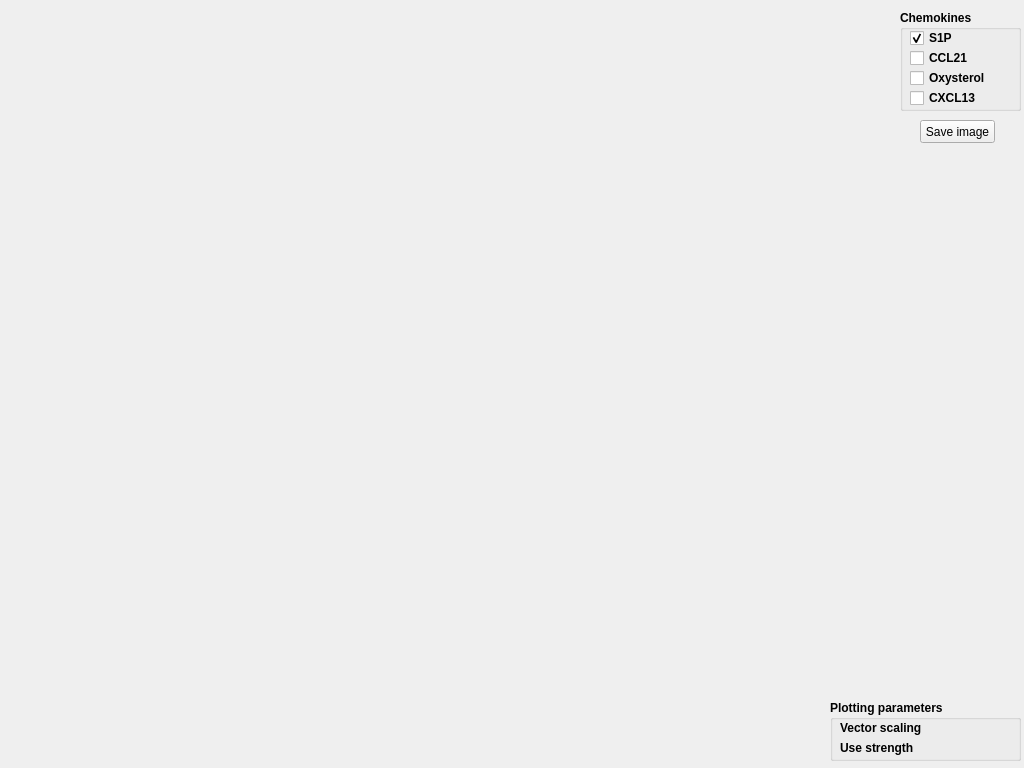
<?xml version="1.0" encoding="UTF-8"?>
<ui version="4.0">
 <class>SimpleView3D</class>
 <widget class="QMainWindow" name="SimpleView3D">
  <property name="geometry">
   <rect>
    <x>0</x>
    <y>0</y>
    <width>1024</width>
    <height>768</height>
   </rect>
  </property>
  <property name="windowTitle">
   <string>SimpleView</string>
  </property>
  <widget class="QWidget" name="centralwidget">
   <widget class="QVTKWidget" name="qvtkWidget_gradient" native="true">
    <property name="geometry">
     <rect>
      <x>7</x>
      <y>7</y>
      <width>768</width>
      <height>768</height>
     </rect>
    </property>
   </widget>
   <widget class="QGroupBox" name="groupBox_plot">
    <property name="geometry">
     <rect>
      <x>830</x>
      <y>700</y>
      <width>191</width>
      <height>61</height>
     </rect>
    </property>
    <property name="font">
     <font>
      <weight>75</weight>
      <bold>true</bold>
     </font>
    </property>
    <property name="title">
     <string>Plotting parameters</string>
    </property>
    <widget class="QLabel" name="label_scaling">
     <property name="geometry">
      <rect>
       <x>10</x>
       <y>20</y>
       <width>171</width>
       <height>16</height>
      </rect>
     </property>
     <property name="text">
      <string>Vector scaling</string>
     </property>
    </widget>
    <widget class="QLabel" name="label_strength">
     <property name="geometry">
      <rect>
       <x>10</x>
       <y>40</y>
       <width>171</width>
       <height>16</height>
      </rect>
     </property>
     <property name="text">
      <string>Use strength</string>
     </property>
    </widget>
   </widget>
   <widget class="QGroupBox" name="groupBox_chemokines">
    <property name="geometry">
     <rect>
      <x>900</x>
      <y>10</y>
      <width>121</width>
      <height>101</height>
     </rect>
    </property>
    <property name="font">
     <font>
      <weight>75</weight>
      <bold>true</bold>
     </font>
    </property>
    <property name="title">
     <string>Chemokines</string>
    </property>
    <widget class="QCheckBox" name="checkBox_S1P">
     <property name="geometry">
      <rect>
       <x>10</x>
       <y>20</y>
       <width>75</width>
       <height>16</height>
      </rect>
     </property>
     <property name="font">
      <font>
       <weight>75</weight>
       <bold>true</bold>
      </font>
     </property>
     <property name="text">
      <string>S1P</string>
     </property>
     <property name="checked">
      <bool>true</bool>
     </property>
    </widget>
    <widget class="QCheckBox" name="checkBox_CCL21">
     <property name="geometry">
      <rect>
       <x>10</x>
       <y>40</y>
       <width>75</width>
       <height>16</height>
      </rect>
     </property>
     <property name="font">
      <font>
       <weight>75</weight>
       <bold>true</bold>
      </font>
     </property>
     <property name="text">
      <string>CCL21</string>
     </property>
    </widget>
    <widget class="QCheckBox" name="checkBox_Oxy">
     <property name="geometry">
      <rect>
       <x>10</x>
       <y>60</y>
       <width>81</width>
       <height>16</height>
      </rect>
     </property>
     <property name="font">
      <font>
       <weight>75</weight>
       <bold>true</bold>
      </font>
     </property>
     <property name="text">
      <string>Oxysterol</string>
     </property>
    </widget>
    <widget class="QCheckBox" name="checkBox_CXCL13">
     <property name="geometry">
      <rect>
       <x>10</x>
       <y>80</y>
       <width>75</width>
       <height>16</height>
      </rect>
     </property>
     <property name="font">
      <font>
       <weight>75</weight>
       <bold>true</bold>
      </font>
     </property>
     <property name="text">
      <string>CXCL13</string>
     </property>
    </widget>
   </widget>
   <widget class="QPushButton" name="pushButton_saveImage">
    <property name="geometry">
     <rect>
      <x>920</x>
      <y>120</y>
      <width>75</width>
      <height>23</height>
     </rect>
    </property>
    <property name="text">
     <string>Save image</string>
    </property>
   </widget>
  </widget>
  <action name="actionOpenFile">
   <property name="enabled">
    <bool>true</bool>
   </property>
   <property name="text">
    <string>Open File...</string>
   </property>
  </action>
  <action name="actionExit">
   <property name="text">
    <string>Exit</string>
   </property>
  </action>
  <action name="actionPrint">
   <property name="text">
    <string>Print</string>
   </property>
  </action>
  <action name="actionHelp">
   <property name="text">
    <string>Help</string>
   </property>
  </action>
  <action name="actionSave">
   <property name="text">
    <string>Save</string>
   </property>
  </action>
 </widget>
 <customwidgets>
  <customwidget>
   <class>QVTKWidget</class>
   <extends>QWidget</extends>
   <header>QVTKWidget.h</header>
   <slots>
    <slot>stateChanged_CheckBox_CCL21()</slot>
   </slots>
  </customwidget>
 </customwidgets>
 <resources/>
 <connections>
  <connection>
   <sender>checkBox_S1P</sender>
   <signal>stateChanged(int)</signal>
   <receiver>SimpleView3D</receiver>
   <slot>stateChanged_CheckBox_S1P()</slot>
   <hints>
    <hint type="sourcelabel">
     <x>910</x>
     <y>30</y>
    </hint>
    <hint type="destinationlabel">
     <x>495</x>
     <y>15</y>
    </hint>
   </hints>
  </connection>
  <connection>
   <sender>checkBox_CCL21</sender>
   <signal>stateChanged(int)</signal>
   <receiver>SimpleView3D</receiver>
   <slot>stateChanged_CheckBox_CCL21()</slot>
   <hints>
    <hint type="sourcelabel">
     <x>910</x>
     <y>50</y>
    </hint>
    <hint type="destinationlabel">
     <x>536</x>
     <y>6</y>
    </hint>
   </hints>
  </connection>
  <connection>
   <sender>checkBox_Oxy</sender>
   <signal>stateChanged(int)</signal>
   <receiver>SimpleView3D</receiver>
   <slot>stateChanged_CheckBox_Oxy()</slot>
   <hints>
    <hint type="sourcelabel">
     <x>910</x>
     <y>70</y>
    </hint>
    <hint type="destinationlabel">
     <x>294</x>
     <y>0</y>
    </hint>
   </hints>
  </connection>
  <connection>
   <sender>checkBox_CXCL13</sender>
   <signal>stateChanged(int)</signal>
   <receiver>SimpleView3D</receiver>
   <slot>stateChanged_CheckBox_CXCL13()</slot>
   <hints>
    <hint type="sourcelabel">
     <x>910</x>
     <y>90</y>
    </hint>
    <hint type="destinationlabel">
     <x>587</x>
     <y>2</y>
    </hint>
   </hints>
  </connection>
  <connection>
   <sender>pushButton_saveImage</sender>
   <signal>clicked()</signal>
   <receiver>SimpleView3D</receiver>
   <slot>saveImage()</slot>
   <hints>
    <hint type="sourcelabel">
     <x>941</x>
     <y>130</y>
    </hint>
    <hint type="destinationlabel">
     <x>674</x>
     <y>-4</y>
    </hint>
   </hints>
  </connection>
 </connections>
 <slots>
  <slot>stateChanged_CheckBox_S1P()</slot>
  <slot>stateChanged_CheckBox_CCL21()</slot>
  <slot>stateChanged_CheckBox_Oxy()</slot>
  <slot>stateChanged_CheckBox_CXCL13()</slot>
  <slot>saveImage()</slot>
 </slots>
</ui>
